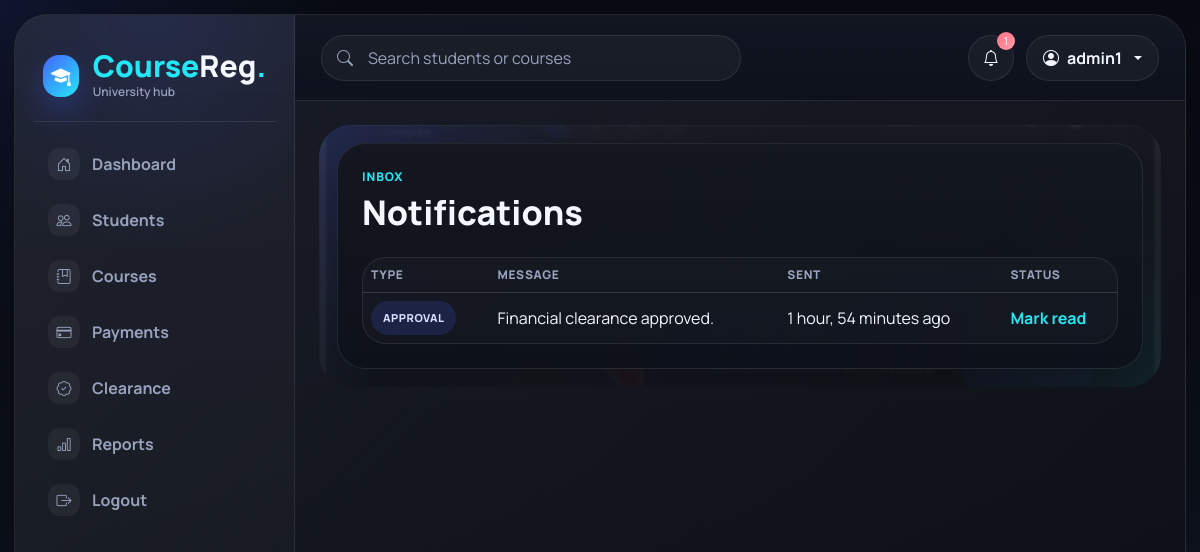
The app's page /notifications/ (signed in) with its own data.
### apps/accounts/models.py (models this page shows)
class User(AbstractUser):
    class Roles(models.TextChoices):
        ADMIN = "ADMIN", "Admin"
        STUDENT = "STUDENT", "Student"
    role = models.CharField(max_length=20, choices=Roles.choices, default=Roles.STUDENT)
    created_at = models.DateTimeField(default=timezone.now)
    @property
    def is_admin_role(self):
        return self.role == self.Roles.ADMIN or self.is_staff

### apps/notifications/models.py (models this page shows, shortened)
class Notification(models.Model):
    class Types(models.TextChoices):
        REGISTRATION = "REGISTRATION", "Registration"
        PAYMENT = "PAYMENT", "Payment"
        APPROVAL = "APPROVAL", "Approval"
        REJECTION = "REJECTION", "Rejection"
        SYSTEM = "SYSTEM", "System"
    student = models.ForeignKey(Student, on_delete=models.CASCADE, related_name="notifications")
    message = models.TextField()
    type = models.CharField(max_length=30, choices=Types.choices, default=Types.SYSTEM)
    sent_at = models.DateTimeField(default=timezone.now)
    is_read = models.BooleanField(default=False)
    class Meta:
        ordering = ["-sent_at"]

### apps/notifications/views.py (the view)
# urls.py: path("", views.notification_list, name="notification_list"),
@login_required
def notification_list(request):
    student = request.user.student_profile
    return render(request, "notifications/list.html", {"notifications": student.notifications.all()})

### apps/notifications/context_processors.py (called while the page is built)
def unread_notifications(request):
    if not request.user.is_authenticated or not hasattr(request.user, "student_profile"):
        return {"unread_notifications_count": 0}
    return {
        "unread_notifications_count": request.user.student_profile.notifications.filter(is_read=False).count()
    }

### templates/notifications/list.html
{% extends "base.html" %}
{% block content %}
<section class="page-stage">
  <div class="console-card">
    <div class="page-heading">
      <div><p class="eyebrow">Inbox</p><h1>Notifications</h1></div>
    </div>
    <div class="table-responsive console-table-wrap">
      <table class="table align-middle console-table-theme">
        <thead><tr><th>Type</th><th>Message</th><th>Sent</th><th>Status</th></tr></thead>
        <tbody>
        {% for notification in notifications %}
          <tr>
            <td><span class="status-chip">{{ notification.type }}</span></td>
            <td>{{ notification.message }}</td>
            <td>{{ notification.sent_at|timesince }} ago</td>
            <td>{% if notification.is_read %}<span class="status-chip status-chip--success">Read</span>{% else %}<a class="console-link" href="{% url 'notification_read' notification.pk %}">Mark read</a>{% endif %}</td>
          </tr>
        {% empty %}
          <tr><td colspan="4" class="text-muted">No notifications.</td></tr>
        {% endfor %}
        </tbody>
      </table>
    </div>
  </div>
</section>
{% endblock %}

### templates/base.html (shortened to what this page needs)
{% load static %}
<!doctype html>
<html lang="en">
<head>
  <link href="https://cdn.jsdelivr.net/npm/bootstrap@5.3.3/dist/css/bootstrap.min.css" rel="stylesheet">
  <link href="https://cdn.jsdelivr.net/npm/bootstrap-icons@1.11.3/font/bootstrap-icons.css" rel="stylesheet">
  <link rel="stylesheet" href="{% static 'css/style.css' %}">
</head>
<body class="{% if user.is_authenticated %}console-page {% endif %}{% block body_class %}{% endblock %}">
  {% if user.is_authenticated %}
    <div class="app-shell">
      <aside class="sidebar offcanvas-lg offcanvas-start" tabindex="-1" id="sidebarMenu">
        <div class="sidebar-brand">
          <i class="bi bi-mortarboard-fill"></i>
          <div class="brand-lockup">
            <span class="brand-word">Course<span>Reg</span>.</span>
            <small>University hub</small>
          </div>
        </div>
        <nav class="sidebar-nav">
          <a class="{% if request.resolver_match.url_name == 'dashboard' %}active{% endif %}" href="{% url 'dashboard' %}">
            <i class="bi bi-house-door"></i><span>Dashboard</span>
          </a>
          {% if user.is_admin_role %}
            <a class="{% if request.resolver_match.url_name == 'student_list' %}active{% endif %}" href="{% url 'student_list' %}">
              <i class="bi bi-people"></i><span>Students</span>
            </a>
            <a class="{% if request.resolver_match.url_name == 'course_list' %}active{% endif %}" href="{% url 'course_list' %}">
              <i class="bi bi-journal-bookmark"></i><span>Courses</span>
            </a>
            <a class="{% if request.resolver_match.url_name == 'payment_queue' %}active{% endif %}" href="{% url 'payment_queue' %}">
              <i class="bi bi-credit-card"></i><span>Payments</span>
            </a>
            <a class="{% if request.resolver_match.url_name == 'clearance_queue' %}active{% endif %}" href="{% url 'clearance_queue' %}">
              <i class="bi bi-patch-check"></i><span>Clearance</span>
            </a>
            <a class="{% if request.resolver_match.url_name == 'admin_reports' %}active{% endif %}" href="{% url 'admin_reports' %}">
              <i class="bi bi-bar-chart"></i><span>Reports</span>
            </a>
          {% endif %}
          <a href="{% url 'logout' %}"><i class="bi bi-box-arrow-right"></i><span>Logout</span></a>
        </nav>
      </aside>
      <div class="main-panel">
        <header class="topnav">
          <form class="top-search" method="get" action="{% if user.is_admin_role %}{% url 'student_list' %}{% else %}{% url 'register_course' %}{% endif %}">
            <i class="bi bi-search"></i>
            <input name="q" type="search" placeholder="Search students or courses">
          </form>
          <div class="top-actions">
            <a class="notification-link" href="{% if user.is_admin_role %}{% url 'payment_queue' %}{% else %}{% url 'notification_list' %}{% endif %}">
              <i class="bi bi-bell"></i>
              {% if unread_notifications_count %}<span>{{ unread_notifications_count }}</span>{% endif %}
            </a>
            <div class="dropdown">
              <button class="btn profile-chip dropdown-toggle" data-bs-toggle="dropdown">
                <i class="bi bi-person-circle"></i>{{ user.username }}
              </button>
            </div>
          </div>
        </header>
        <main class="content-area">
  {% else %}
    <main class="container">
  {% endif %}
      {% block content %}{% endblock %}
    </main>
  {% if user.is_authenticated %}
      </div>
    </div>
  {% endif %}
</body>
</html>

### records on screen
User: username "admin1"
Notification: type "APPROVAL", message "Financial clearance approved.", sent_at "1 hour, 54 minutes", is_read "Mark read"

### other values on screen
{{ unread_notifications_count }} "1"
